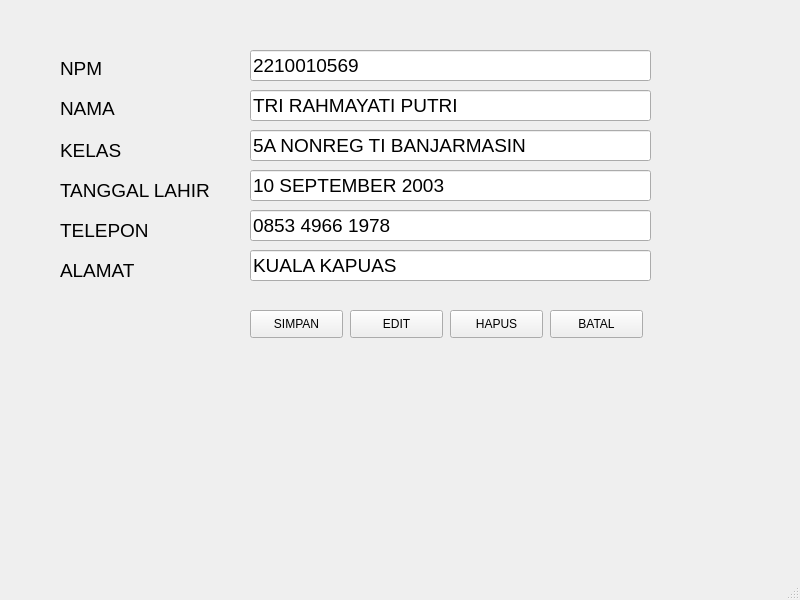
<?xml version="1.0" encoding="UTF-8"?>
<ui version="4.0">
 <class>MainWindow</class>
 <widget class="QMainWindow" name="MainWindow">
  <property name="geometry">
   <rect>
    <x>0</x>
    <y>0</y>
    <width>800</width>
    <height>600</height>
   </rect>
  </property>
  <property name="windowTitle">
   <string>MainWindow</string>
  </property>
  <widget class="QWidget" name="centralwidget">
   <widget class="QLabel" name="label">
    <property name="geometry">
     <rect>
      <x>60</x>
      <y>60</y>
      <width>55</width>
      <height>16</height>
     </rect>
    </property>
    <property name="font">
     <font>
      <pointsize>14</pointsize>
     </font>
    </property>
    <property name="text">
     <string>NPM</string>
    </property>
   </widget>
   <widget class="QLabel" name="label_2">
    <property name="geometry">
     <rect>
      <x>60</x>
      <y>100</y>
      <width>81</width>
      <height>16</height>
     </rect>
    </property>
    <property name="font">
     <font>
      <pointsize>14</pointsize>
     </font>
    </property>
    <property name="text">
     <string>NAMA</string>
    </property>
   </widget>
   <widget class="QLabel" name="label_3">
    <property name="geometry">
     <rect>
      <x>60</x>
      <y>140</y>
      <width>81</width>
      <height>21</height>
     </rect>
    </property>
    <property name="font">
     <font>
      <pointsize>14</pointsize>
     </font>
    </property>
    <property name="text">
     <string>KELAS</string>
    </property>
   </widget>
   <widget class="QLabel" name="label_4">
    <property name="geometry">
     <rect>
      <x>60</x>
      <y>180</y>
      <width>181</width>
      <height>21</height>
     </rect>
    </property>
    <property name="font">
     <font>
      <pointsize>14</pointsize>
     </font>
    </property>
    <property name="text">
     <string>TANGGAL LAHIR</string>
    </property>
   </widget>
   <widget class="QLabel" name="label_5">
    <property name="geometry">
     <rect>
      <x>60</x>
      <y>220</y>
      <width>111</width>
      <height>21</height>
     </rect>
    </property>
    <property name="font">
     <font>
      <pointsize>14</pointsize>
     </font>
    </property>
    <property name="text">
     <string>TELEPON</string>
    </property>
   </widget>
   <widget class="QLabel" name="label_6">
    <property name="geometry">
     <rect>
      <x>60</x>
      <y>260</y>
      <width>111</width>
      <height>21</height>
     </rect>
    </property>
    <property name="font">
     <font>
      <pointsize>14</pointsize>
     </font>
    </property>
    <property name="text">
     <string>ALAMAT</string>
    </property>
   </widget>
   <widget class="QLineEdit" name="lineEdit">
    <property name="geometry">
     <rect>
      <x>250</x>
      <y>50</y>
      <width>401</width>
      <height>31</height>
     </rect>
    </property>
    <property name="font">
     <font>
      <pointsize>14</pointsize>
     </font>
    </property>
    <property name="text">
     <string>2210010569</string>
    </property>
   </widget>
   <widget class="QLineEdit" name="lineEdit_2">
    <property name="geometry">
     <rect>
      <x>250</x>
      <y>90</y>
      <width>401</width>
      <height>31</height>
     </rect>
    </property>
    <property name="font">
     <font>
      <pointsize>14</pointsize>
     </font>
    </property>
    <property name="text">
     <string>TRI RAHMAYATI PUTRI</string>
    </property>
   </widget>
   <widget class="QLineEdit" name="lineEdit_3">
    <property name="geometry">
     <rect>
      <x>250</x>
      <y>130</y>
      <width>401</width>
      <height>31</height>
     </rect>
    </property>
    <property name="font">
     <font>
      <pointsize>14</pointsize>
     </font>
    </property>
    <property name="text">
     <string>5A NONREG TI BANJARMASIN</string>
    </property>
   </widget>
   <widget class="QLineEdit" name="lineEdit_4">
    <property name="geometry">
     <rect>
      <x>250</x>
      <y>170</y>
      <width>401</width>
      <height>31</height>
     </rect>
    </property>
    <property name="font">
     <font>
      <pointsize>14</pointsize>
     </font>
    </property>
    <property name="text">
     <string>10 SEPTEMBER 2003</string>
    </property>
   </widget>
   <widget class="QLineEdit" name="lineEdit_5">
    <property name="geometry">
     <rect>
      <x>250</x>
      <y>210</y>
      <width>401</width>
      <height>31</height>
     </rect>
    </property>
    <property name="font">
     <font>
      <pointsize>14</pointsize>
     </font>
    </property>
    <property name="text">
     <string>0853 4966 1978</string>
    </property>
   </widget>
   <widget class="QLineEdit" name="lineEdit_6">
    <property name="geometry">
     <rect>
      <x>250</x>
      <y>250</y>
      <width>401</width>
      <height>31</height>
     </rect>
    </property>
    <property name="font">
     <font>
      <pointsize>14</pointsize>
     </font>
    </property>
    <property name="text">
     <string>KUALA KAPUAS</string>
    </property>
   </widget>
   <widget class="QPushButton" name="pushButton">
    <property name="geometry">
     <rect>
      <x>250</x>
      <y>310</y>
      <width>93</width>
      <height>28</height>
     </rect>
    </property>
    <property name="text">
     <string>SIMPAN</string>
    </property>
   </widget>
   <widget class="QPushButton" name="pushButton_2">
    <property name="geometry">
     <rect>
      <x>350</x>
      <y>310</y>
      <width>93</width>
      <height>28</height>
     </rect>
    </property>
    <property name="text">
     <string>EDIT</string>
    </property>
   </widget>
   <widget class="QPushButton" name="pushButton_3">
    <property name="geometry">
     <rect>
      <x>450</x>
      <y>310</y>
      <width>93</width>
      <height>28</height>
     </rect>
    </property>
    <property name="text">
     <string>HAPUS</string>
    </property>
   </widget>
   <widget class="QPushButton" name="pushButton_4">
    <property name="geometry">
     <rect>
      <x>550</x>
      <y>310</y>
      <width>93</width>
      <height>28</height>
     </rect>
    </property>
    <property name="text">
     <string>BATAL</string>
    </property>
   </widget>
  </widget>
  <widget class="QMenuBar" name="menubar">
   <property name="geometry">
    <rect>
     <x>0</x>
     <y>0</y>
     <width>800</width>
     <height>26</height>
    </rect>
   </property>
  </widget>
  <widget class="QStatusBar" name="statusbar"/>
 </widget>
 <resources/>
 <connections/>
</ui>
